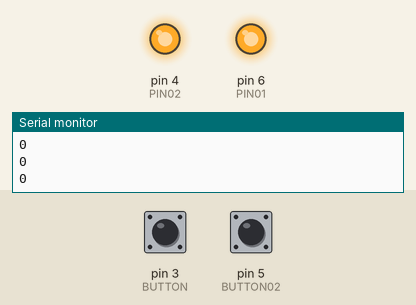
Recording of a sketch running on a simulated Arduino Uno, built with avr-gcc and run on an emulated ATmega328P. Shown: output pins drawn as LEDs (lit = HIGH), the last lines printed to the serial monitor. Dashed ring = blinking. The inputs (shaded band) are chosen by the test bench; at power-on: pin 3 (BUTTON) LOW, pin 5 (BUTTON02) LOW.

Above: at 1.2 s.
1.3 s: pin 3 (BUTTON) pulled HIGH for 0.15 s
At 1.4 s:
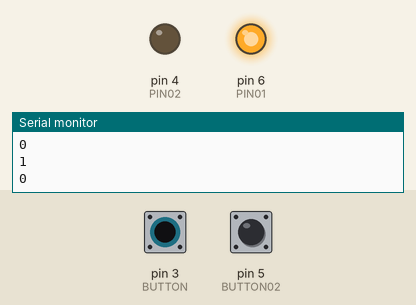
3.0 s: pin 5 (BUTTON02) pulled HIGH for 0.15 s
At 3.1 s:
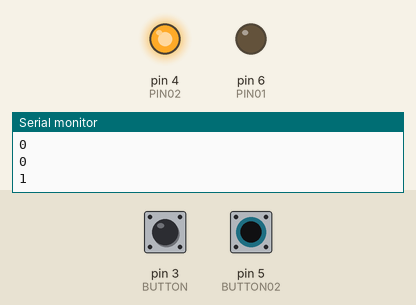
4.7 s: pin 5 (BUTTON02) pulled HIGH for 3.2 s
At 9.1 s:
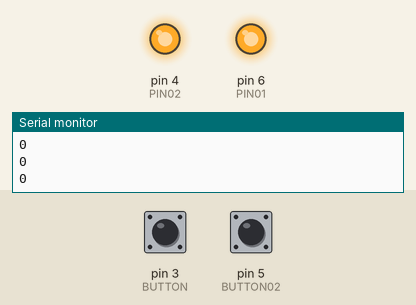
9.4 s: pin 3 (BUTTON) pulled HIGH for 3.2 s
At 10.4 s:
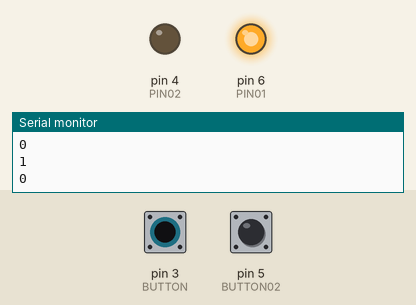
14.1 s: pin 3 (BUTTON) driven HIGH and pin 5 (BUTTON02) driven HIGH
At 14.27 s:
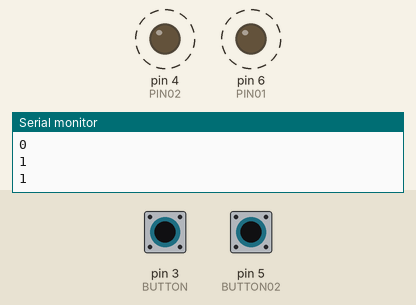
Timing chart, 0 to 18.1 s (numbered marks = the images above; inputs shaded):
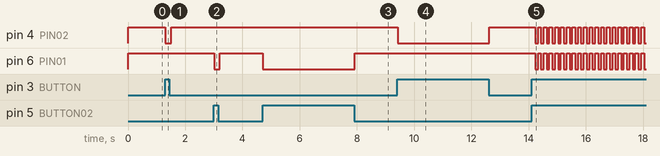

The sketch:

SignalTest2.ino
```cpp
const int BUTTON = 3;
const int BUTTON02 = 5;
const int PIN01 = 6;
const int PIN02 = 4;
void setup() {
  Serial.begin(9600);
  pinMode(PIN01,OUTPUT);
  pinMode(PIN02,OUTPUT);
  pinMode(BUTTON,INPUT);
  pinMode(BUTTON02,INPUT);
}

void loop() {
  int a = digitalRead(BUTTON);
  int b = digitalRead(BUTTON02);
  digitalWrite(PIN01,HIGH);
  digitalWrite(PIN02,HIGH);

  if(a==1 && b==1){
    digitalWrite(PIN01,HIGH);
    digitalWrite(PIN02,HIGH);
    delay(100);
    digitalWrite(PIN01,LOW);
    digitalWrite(PIN02,LOW);
  }
  else if(a == 1){
    digitalWrite(PIN02,LOW);
  }
  else if(b == 1){
    digitalWrite(PIN01,LOW);
  }
  Serial.println(a);
  Serial.println(b);
  delay(100);
}
```

Measured:
- after the input at 1.3 s, pin 4 (PIN02): HIGH → LOW at once, → HIGH 0.20 s later
- after the input at 3.0 s, pin 6 (PIN01): HIGH → LOW at once, → HIGH 0.20 s later
- after the input at 4.7 s, pin 6 (PIN01): HIGH → LOW at once, → HIGH 3.2 s later
- after the input at 9.4 s, pin 4 (PIN02): HIGH → LOW at once, → HIGH 3.2 s later
- after the input at 14.1 s, pin 4 (PIN02), pin 6 (PIN01): alternates HIGH for 0.10 s and LOW for 0.10 s, starting after 0.13 s
